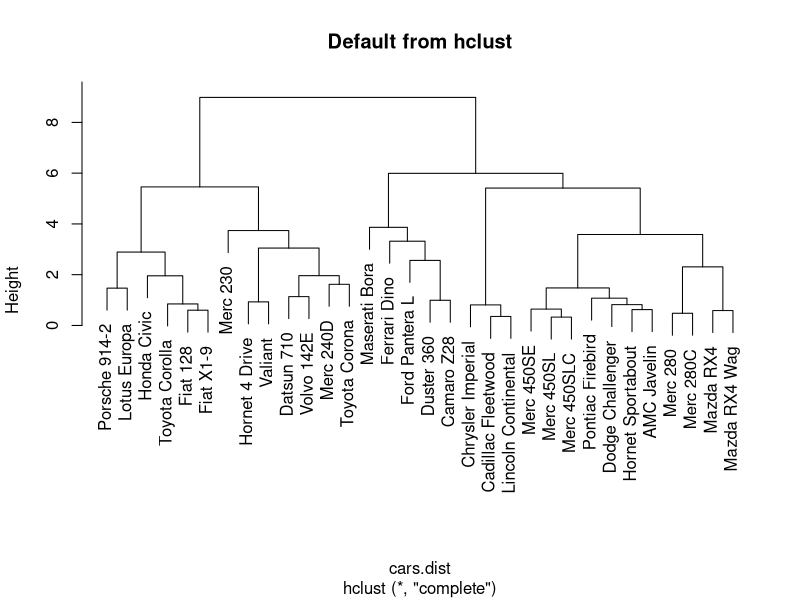

Write the R code that produced this figure.
##################
### Cars example
##################
data(mtcars)
head(mtcars)
names(mtcars)
# Estandarizacin de variables.
cars.use <- mtcars[,-c(1,2)]
cars.use
medians <- apply(cars.use,2,median)
mads <- apply(cars.use,2,mad)
cars.use <- scale(cars.use,center=medians,scale=mads)
# Matriz de distancias
cars.dist <- dist(cars.use)
# Hierarchical clustering
cars.hclust <- hclust(cars.dist)
cars.hclust
plot(cars.hclust,main="Default from hclust")